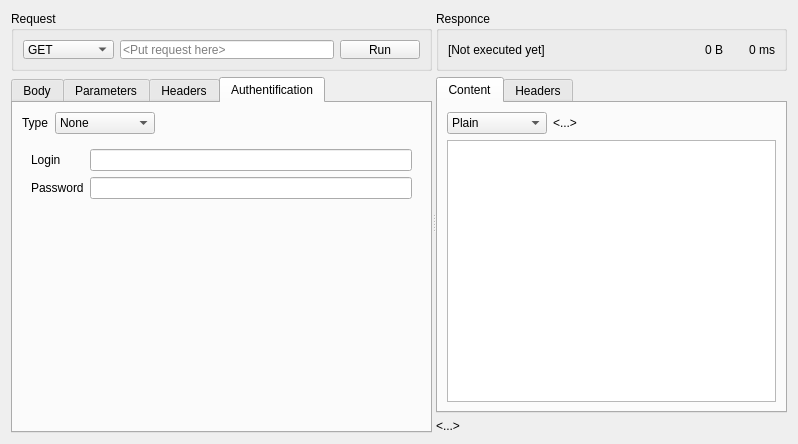
<?xml version="1.0" encoding="UTF-8"?>
<ui version="4.0">
 <class>CRequestGUI</class>
 <widget class="QWidget" name="CRequestGUI">
  <property name="geometry">
   <rect>
    <x>0</x>
    <y>0</y>
    <width>798</width>
    <height>444</height>
   </rect>
  </property>
  <property name="windowTitle">
   <string>Form</string>
  </property>
  <layout class="QHBoxLayout" name="horizontalLayout_2">
   <item>
    <widget class="QSplitter" name="splitter">
     <property name="orientation">
      <enum>Qt::Orientation::Horizontal</enum>
     </property>
     <widget class="QWidget" name="layoutWidget">
      <layout class="QVBoxLayout" name="verticalLayout_3">
       <item>
        <widget class="QGroupBox" name="RequestGB">
         <property name="minimumSize">
          <size>
           <width>0</width>
           <height>60</height>
          </size>
         </property>
         <property name="maximumSize">
          <size>
           <width>16777215</width>
           <height>60</height>
          </size>
         </property>
         <property name="title">
          <string>Request</string>
         </property>
         <layout class="QHBoxLayout" name="horizontalLayout">
          <item>
           <widget class="QComboBox" name="RequestType">
            <property name="toolTip">
             <string>Request type</string>
            </property>
            <property name="currentText">
             <string notr="true">GET</string>
            </property>
            <item>
             <property name="text">
              <string>GET</string>
             </property>
            </item>
            <item>
             <property name="text">
              <string>PUT</string>
             </property>
            </item>
            <item>
             <property name="text">
              <string>POST</string>
             </property>
            </item>
            <item>
             <property name="text">
              <string>DELETE</string>
             </property>
            </item>
            <item>
             <property name="text">
              <string>HEAD</string>
             </property>
            </item>
            <item>
             <property name="text">
              <string>PATCH</string>
             </property>
            </item>
            <item>
             <property name="text">
              <string>OPTIONS</string>
             </property>
            </item>
            <item>
             <property name="text">
              <string>TRACE</string>
             </property>
            </item>
            <item>
             <property name="text">
              <string>CONNECT</string>
             </property>
            </item>
            <item>
             <property name="text">
              <string>LIST</string>
             </property>
            </item>
           </widget>
          </item>
          <item>
           <widget class="QLineEdit" name="RequestURL">
            <property name="sizePolicy">
             <sizepolicy hsizetype="Expanding" vsizetype="Fixed">
              <horstretch>0</horstretch>
              <verstretch>0</verstretch>
             </sizepolicy>
            </property>
            <property name="toolTip">
             <string>Request URL</string>
            </property>
            <property name="placeholderText">
             <string>&lt;Put request here&gt;</string>
            </property>
           </widget>
          </item>
          <item>
           <widget class="QPushButton" name="Run">
            <property name="toolTip">
             <string>Execute request</string>
            </property>
            <property name="text">
             <string>Run</string>
            </property>
            <property name="icon">
             <iconset resource="Bootsmann.qrc">
              <normaloff>:/Icons/Run</normaloff>:/Icons/Run</iconset>
            </property>
           </widget>
          </item>
         </layout>
        </widget>
       </item>
       <item>
        <widget class="QTabWidget" name="RequestTabs">
         <property name="currentIndex">
          <number>3</number>
         </property>
         <widget class="QWidget" name="RequestBodyTab">
          <attribute name="title">
           <string>Body</string>
          </attribute>
          <layout class="QVBoxLayout" name="verticalLayout_7">
           <item>
            <layout class="QHBoxLayout" name="horizontalLayout_7">
             <item>
              <widget class="QComboBox" name="RequestDataType">
               <property name="minimumSize">
                <size>
                 <width>100</width>
                 <height>0</height>
                </size>
               </property>
               <item>
                <property name="text">
                 <string>Plain</string>
                </property>
               </item>
               <item>
                <property name="text">
                 <string>HTML</string>
                </property>
               </item>
               <item>
                <property name="text">
                 <string>JSON</string>
                </property>
               </item>
               <item>
                <property name="text">
                 <string>Binary</string>
                </property>
               </item>
              </widget>
             </item>
             <item>
              <spacer name="horizontalSpacer_4">
               <property name="orientation">
                <enum>Qt::Orientation::Horizontal</enum>
               </property>
               <property name="sizeHint" stdset="0">
                <size>
                 <width>40</width>
                 <height>20</height>
                </size>
               </property>
              </spacer>
             </item>
             <item>
              <widget class="QPushButton" name="LoadRequestBody">
               <property name="text">
                <string>Load...</string>
               </property>
              </widget>
             </item>
             <item>
              <widget class="QPushButton" name="ResetRequestBody">
               <property name="text">
                <string>Reset</string>
               </property>
              </widget>
             </item>
            </layout>
           </item>
           <item>
            <widget class="QLabel" name="RequestBinaryLabel">
             <property name="text">
              <string>&lt;...&gt;</string>
             </property>
             <property name="alignment">
              <set>Qt::AlignmentFlag::AlignLeading|Qt::AlignmentFlag::AlignLeft|Qt::AlignmentFlag::AlignTop</set>
             </property>
             <property name="wordWrap">
              <bool>true</bool>
             </property>
             <property name="textInteractionFlags">
              <set>Qt::TextInteractionFlag::LinksAccessibleByMouse|Qt::TextInteractionFlag::TextSelectableByKeyboard|Qt::TextInteractionFlag::TextSelectableByMouse</set>
             </property>
            </widget>
           </item>
           <item>
            <widget class="QPlainTextEdit" name="RequestBody">
             <property name="readOnly">
              <bool>false</bool>
             </property>
             <property name="placeholderText">
              <string>&lt;Put request body here&gt;</string>
             </property>
            </widget>
           </item>
          </layout>
         </widget>
         <widget class="QWidget" name="RequestParamsTab">
          <attribute name="title">
           <string>Parameters</string>
          </attribute>
          <layout class="QVBoxLayout" name="verticalLayout">
           <item>
            <widget class="CParamTable" name="RequestParams">
             <property name="editTriggers">
              <set>QAbstractItemView::EditTrigger::AllEditTriggers</set>
             </property>
             <property name="showDropIndicator" stdset="0">
              <bool>false</bool>
             </property>
             <property name="dragDropOverwriteMode">
              <bool>false</bool>
             </property>
             <property name="selectionMode">
              <enum>QAbstractItemView::SelectionMode::SingleSelection</enum>
             </property>
             <property name="selectionBehavior">
              <enum>QAbstractItemView::SelectionBehavior::SelectRows</enum>
             </property>
             <attribute name="horizontalHeaderCascadingSectionResizes">
              <bool>false</bool>
             </attribute>
             <attribute name="horizontalHeaderDefaultSectionSize">
              <number>200</number>
             </attribute>
             <attribute name="horizontalHeaderStretchLastSection">
              <bool>false</bool>
             </attribute>
            </widget>
           </item>
           <item>
            <layout class="QHBoxLayout" name="horizontalLayout_5">
             <item>
              <spacer name="horizontalSpacer_2">
               <property name="orientation">
                <enum>Qt::Orientation::Horizontal</enum>
               </property>
               <property name="sizeHint" stdset="0">
                <size>
                 <width>40</width>
                 <height>20</height>
                </size>
               </property>
              </spacer>
             </item>
             <item>
              <widget class="QPushButton" name="AddParameter">
               <property name="text">
                <string>Add</string>
               </property>
               <property name="icon">
                <iconset resource="Bootsmann.qrc">
                 <normaloff>:/Icons/Add</normaloff>:/Icons/Add</iconset>
               </property>
              </widget>
             </item>
             <item>
              <widget class="QPushButton" name="RemoveParameter">
               <property name="text">
                <string>Remove</string>
               </property>
               <property name="icon">
                <iconset resource="Bootsmann.qrc">
                 <normaloff>:/Icons/Remove</normaloff>:/Icons/Remove</iconset>
               </property>
              </widget>
             </item>
             <item>
              <widget class="QPushButton" name="ClearParameters">
               <property name="text">
                <string>Reset</string>
               </property>
              </widget>
             </item>
            </layout>
           </item>
          </layout>
         </widget>
         <widget class="QWidget" name="RequestHeadersTab">
          <attribute name="title">
           <string>Headers</string>
          </attribute>
          <layout class="QVBoxLayout" name="verticalLayout_8">
           <item>
            <widget class="CParamTable" name="RequestHeaders">
             <property name="editTriggers">
              <set>QAbstractItemView::EditTrigger::AllEditTriggers</set>
             </property>
             <property name="showDropIndicator" stdset="0">
              <bool>false</bool>
             </property>
             <property name="dragDropOverwriteMode">
              <bool>false</bool>
             </property>
             <property name="selectionMode">
              <enum>QAbstractItemView::SelectionMode::SingleSelection</enum>
             </property>
             <property name="selectionBehavior">
              <enum>QAbstractItemView::SelectionBehavior::SelectRows</enum>
             </property>
             <attribute name="horizontalHeaderCascadingSectionResizes">
              <bool>false</bool>
             </attribute>
             <attribute name="horizontalHeaderDefaultSectionSize">
              <number>200</number>
             </attribute>
             <attribute name="horizontalHeaderStretchLastSection">
              <bool>false</bool>
             </attribute>
            </widget>
           </item>
           <item>
            <layout class="QHBoxLayout" name="horizontalLayout_4">
             <item>
              <spacer name="horizontalSpacer">
               <property name="orientation">
                <enum>Qt::Orientation::Horizontal</enum>
               </property>
               <property name="sizeHint" stdset="0">
                <size>
                 <width>40</width>
                 <height>20</height>
                </size>
               </property>
              </spacer>
             </item>
             <item>
              <widget class="QPushButton" name="AddHeader">
               <property name="text">
                <string>Add</string>
               </property>
               <property name="icon">
                <iconset resource="Bootsmann.qrc">
                 <normaloff>:/Icons/Add</normaloff>:/Icons/Add</iconset>
               </property>
              </widget>
             </item>
             <item>
              <widget class="QPushButton" name="RemoveHeader">
               <property name="text">
                <string>Remove</string>
               </property>
              </widget>
             </item>
             <item>
              <widget class="QPushButton" name="ClearHeaders">
               <property name="text">
                <string>Reset</string>
               </property>
              </widget>
             </item>
            </layout>
           </item>
          </layout>
         </widget>
         <widget class="QWidget" name="AuthTab">
          <attribute name="title">
           <string>Authentification</string>
          </attribute>
          <layout class="QVBoxLayout" name="verticalLayout_9">
           <item>
            <layout class="QHBoxLayout" name="horizontalLayout_8">
             <item>
              <widget class="QLabel" name="label">
               <property name="text">
                <string>Type</string>
               </property>
              </widget>
             </item>
             <item>
              <widget class="QComboBox" name="AuthType">
               <property name="minimumSize">
                <size>
                 <width>100</width>
                 <height>0</height>
                </size>
               </property>
               <item>
                <property name="text">
                 <string>None</string>
                </property>
               </item>
               <item>
                <property name="text">
                 <string>Open</string>
                </property>
               </item>
              </widget>
             </item>
             <item>
              <spacer name="horizontalSpacer_5">
               <property name="orientation">
                <enum>Qt::Orientation::Horizontal</enum>
               </property>
               <property name="sizeHint" stdset="0">
                <size>
                 <width>40</width>
                 <height>20</height>
                </size>
               </property>
              </spacer>
             </item>
            </layout>
           </item>
           <item>
            <widget class="QStackedWidget" name="AuthStack">
             <property name="currentIndex">
              <number>1</number>
             </property>
             <widget class="QWidget" name="NoAuth"/>
             <widget class="QWidget" name="LoginPassAuth">
              <layout class="QFormLayout" name="formLayout">
               <item row="0" column="0">
                <widget class="QLabel" name="label_2">
                 <property name="text">
                  <string>Login</string>
                 </property>
                </widget>
               </item>
               <item row="0" column="1">
                <widget class="QLineEdit" name="AuthUser"/>
               </item>
               <item row="1" column="0">
                <widget class="QLabel" name="label_3">
                 <property name="text">
                  <string>Password</string>
                 </property>
                </widget>
               </item>
               <item row="1" column="1">
                <widget class="QLineEdit" name="AuthPassword"/>
               </item>
              </layout>
             </widget>
            </widget>
           </item>
          </layout>
         </widget>
        </widget>
       </item>
      </layout>
     </widget>
     <widget class="QWidget" name="layoutWidget">
      <layout class="QVBoxLayout" name="verticalLayout_6">
       <item>
        <widget class="QGroupBox" name="OutputGB">
         <property name="minimumSize">
          <size>
           <width>0</width>
           <height>60</height>
          </size>
         </property>
         <property name="maximumSize">
          <size>
           <width>16777215</width>
           <height>60</height>
          </size>
         </property>
         <property name="title">
          <string>Responce</string>
         </property>
         <layout class="QVBoxLayout" name="verticalLayout_2">
          <item>
           <layout class="QHBoxLayout" name="horizontalLayout_3">
            <item>
             <widget class="QLabel" name="ResultCode">
              <property name="toolTip">
               <string>Request execution status</string>
              </property>
              <property name="text">
               <string>[Not executed yet]</string>
              </property>
             </widget>
            </item>
            <item>
             <widget class="QLabel" name="ResponseSizeLabel">
              <property name="sizePolicy">
               <sizepolicy hsizetype="Maximum" vsizetype="Preferred">
                <horstretch>0</horstretch>
                <verstretch>0</verstretch>
               </sizepolicy>
              </property>
              <property name="toolTip">
               <string>Response size (in bytes)</string>
              </property>
              <property name="text">
               <string>0 B</string>
              </property>
              <property name="alignment">
               <set>Qt::AlignmentFlag::AlignRight|Qt::AlignmentFlag::AlignTrailing|Qt::AlignmentFlag::AlignVCenter</set>
              </property>
             </widget>
            </item>
            <item>
             <spacer name="horizontalSpacer_3">
              <property name="orientation">
               <enum>Qt::Orientation::Horizontal</enum>
              </property>
              <property name="sizeType">
               <enum>QSizePolicy::Policy::Fixed</enum>
              </property>
              <property name="sizeHint" stdset="0">
               <size>
                <width>20</width>
                <height>20</height>
               </size>
              </property>
             </spacer>
            </item>
            <item>
             <widget class="QLabel" name="TimeLabel">
              <property name="sizePolicy">
               <sizepolicy hsizetype="Maximum" vsizetype="Preferred">
                <horstretch>0</horstretch>
                <verstretch>0</verstretch>
               </sizepolicy>
              </property>
              <property name="toolTip">
               <string>Request execution time (in milliseconds)</string>
              </property>
              <property name="text">
               <string>0 ms</string>
              </property>
              <property name="alignment">
               <set>Qt::AlignmentFlag::AlignRight|Qt::AlignmentFlag::AlignTrailing|Qt::AlignmentFlag::AlignVCenter</set>
              </property>
             </widget>
            </item>
           </layout>
          </item>
         </layout>
        </widget>
       </item>
       <item>
        <widget class="QTabWidget" name="ResultTabs">
         <property name="currentIndex">
          <number>0</number>
         </property>
         <widget class="QWidget" name="ResponceTab">
          <attribute name="title">
           <string>Content</string>
          </attribute>
          <layout class="QVBoxLayout" name="verticalLayout_4">
           <item>
            <layout class="QVBoxLayout" name="verticalLayout_10">
             <item>
              <layout class="QHBoxLayout" name="horizontalLayout_6">
               <item>
                <widget class="QComboBox" name="ReplyDataType">
                 <property name="minimumSize">
                  <size>
                   <width>100</width>
                   <height>0</height>
                  </size>
                 </property>
                 <item>
                  <property name="text">
                   <string>Plain</string>
                  </property>
                 </item>
                 <item>
                  <property name="text">
                   <string>HTML</string>
                  </property>
                 </item>
                 <item>
                  <property name="text">
                   <string>JSON</string>
                  </property>
                 </item>
                 <item>
                  <property name="text">
                   <string>Image</string>
                  </property>
                 </item>
                 <item>
                  <property name="text">
                   <string>Binary</string>
                  </property>
                 </item>
                </widget>
               </item>
               <item>
                <widget class="QLabel" name="ReplyDataInfo">
                 <property name="sizePolicy">
                  <sizepolicy hsizetype="Expanding" vsizetype="Preferred">
                   <horstretch>0</horstretch>
                   <verstretch>0</verstretch>
                  </sizepolicy>
                 </property>
                 <property name="text">
                  <string>&lt;...&gt;</string>
                 </property>
                 <property name="wordWrap">
                  <bool>true</bool>
                 </property>
                 <property name="textInteractionFlags">
                  <set>Qt::TextInteractionFlag::LinksAccessibleByMouse|Qt::TextInteractionFlag::TextSelectableByKeyboard|Qt::TextInteractionFlag::TextSelectableByMouse</set>
                 </property>
                </widget>
               </item>
              </layout>
             </item>
             <item>
              <widget class="QStackedWidget" name="ReplyStack">
               <property name="currentIndex">
                <number>2</number>
               </property>
               <widget class="QWidget" name="BrowserPage">
                <layout class="QVBoxLayout" name="verticalLayout_11">
                 <property name="leftMargin">
                  <number>0</number>
                 </property>
                 <property name="topMargin">
                  <number>0</number>
                 </property>
                 <property name="rightMargin">
                  <number>0</number>
                 </property>
                 <property name="bottomMargin">
                  <number>0</number>
                 </property>
                 <item>
                  <widget class="QTextBrowser" name="ResponsePreview">
                   <property name="toolTip">
                    <string>Decoded responce</string>
                   </property>
                  </widget>
                 </item>
                </layout>
               </widget>
               <widget class="QWidget" name="LabelPage">
                <layout class="QVBoxLayout" name="verticalLayout_12">
                 <property name="leftMargin">
                  <number>0</number>
                 </property>
                 <property name="topMargin">
                  <number>0</number>
                 </property>
                 <property name="rightMargin">
                  <number>0</number>
                 </property>
                 <property name="bottomMargin">
                  <number>0</number>
                 </property>
                 <item>
                  <widget class="QLabel" name="ResponceLabel">
                   <property name="text">
                    <string>&lt;...&gt;</string>
                   </property>
                   <property name="scaledContents">
                    <bool>true</bool>
                   </property>
                  </widget>
                 </item>
                </layout>
               </widget>
               <widget class="QWidget" name="TextPage">
                <layout class="QVBoxLayout" name="verticalLayout_13">
                 <property name="leftMargin">
                  <number>0</number>
                 </property>
                 <property name="topMargin">
                  <number>0</number>
                 </property>
                 <property name="rightMargin">
                  <number>0</number>
                 </property>
                 <property name="bottomMargin">
                  <number>0</number>
                 </property>
                 <item>
                  <widget class="QPlainTextEdit" name="ResponseText">
                   <property name="toolTip">
                    <string>Data received (raw)</string>
                   </property>
                   <property name="readOnly">
                    <bool>true</bool>
                   </property>
                  </widget>
                 </item>
                </layout>
               </widget>
              </widget>
             </item>
            </layout>
           </item>
          </layout>
         </widget>
         <widget class="QWidget" name="HeadersTab">
          <attribute name="title">
           <string>Headers</string>
          </attribute>
          <layout class="QVBoxLayout" name="verticalLayout_5">
           <item>
            <widget class="QTableWidget" name="ResponseHeaders">
             <property name="toolTip">
              <string>Headers received</string>
             </property>
             <property name="editTriggers">
              <set>QAbstractItemView::EditTrigger::NoEditTriggers</set>
             </property>
             <property name="showDropIndicator" stdset="0">
              <bool>false</bool>
             </property>
             <property name="dragDropOverwriteMode">
              <bool>false</bool>
             </property>
             <property name="selectionMode">
              <enum>QAbstractItemView::SelectionMode::SingleSelection</enum>
             </property>
             <property name="selectionBehavior">
              <enum>QAbstractItemView::SelectionBehavior::SelectRows</enum>
             </property>
             <property name="columnCount">
              <number>2</number>
             </property>
             <attribute name="horizontalHeaderCascadingSectionResizes">
              <bool>false</bool>
             </attribute>
             <attribute name="horizontalHeaderDefaultSectionSize">
              <number>200</number>
             </attribute>
             <attribute name="horizontalHeaderStretchLastSection">
              <bool>true</bool>
             </attribute>
             <column/>
             <column/>
            </widget>
           </item>
          </layout>
         </widget>
        </widget>
       </item>
       <item>
        <widget class="QLabel" name="ServerErrorText">
         <property name="sizePolicy">
          <sizepolicy hsizetype="Expanding" vsizetype="Preferred">
           <horstretch>0</horstretch>
           <verstretch>0</verstretch>
          </sizepolicy>
         </property>
         <property name="text">
          <string>&lt;...&gt;</string>
         </property>
         <property name="wordWrap">
          <bool>true</bool>
         </property>
         <property name="textInteractionFlags">
          <set>Qt::TextInteractionFlag::LinksAccessibleByMouse|Qt::TextInteractionFlag::TextSelectableByKeyboard|Qt::TextInteractionFlag::TextSelectableByMouse</set>
         </property>
        </widget>
       </item>
      </layout>
     </widget>
    </widget>
   </item>
  </layout>
 </widget>
 <customwidgets>
  <customwidget>
   <class>CParamTable</class>
   <extends>QTableWidget</extends>
   <header location="global">CParamTable.h</header>
  </customwidget>
 </customwidgets>
 <tabstops>
  <tabstop>RequestType</tabstop>
  <tabstop>RequestURL</tabstop>
  <tabstop>Run</tabstop>
  <tabstop>RequestTabs</tabstop>
  <tabstop>RequestHeaders</tabstop>
  <tabstop>AddHeader</tabstop>
  <tabstop>RemoveHeader</tabstop>
  <tabstop>ClearHeaders</tabstop>
  <tabstop>ResponseHeaders</tabstop>
  <tabstop>RequestBody</tabstop>
 </tabstops>
 <resources>
  <include location="Bootsmann.qrc"/>
 </resources>
 <connections>
  <connection>
   <sender>RequestURL</sender>
   <signal>returnPressed()</signal>
   <receiver>Run</receiver>
   <slot>click()</slot>
   <hints>
    <hint type="sourcelabel">
     <x>330</x>
     <y>53</y>
    </hint>
    <hint type="destinationlabel">
     <x>411</x>
     <y>55</y>
    </hint>
   </hints>
  </connection>
 </connections>
</ui>
